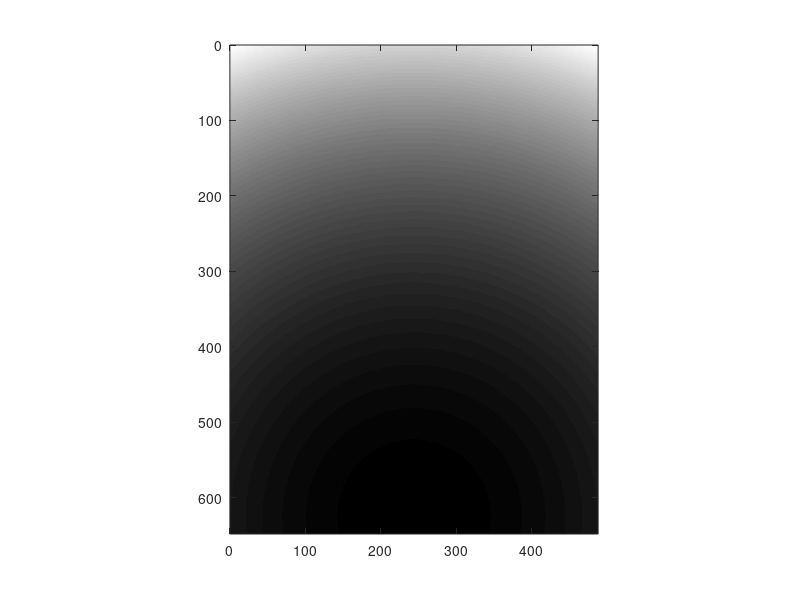

Source code (MATLAB): (Note: this script raises an error after producing the figure.)
clear all

% Data reading & stacking
frame_width=648;
frame_height=488;

X_overlapping=10;
Y_overlapping=10;


frame_width_eff=frame_width-X_overlapping;
frame_height_eff=frame_height-Y_overlapping;


num_of_frame_per_division=16;

normalization_factor=50;

X_mosaic_number=1;
Y_mosaic_number=3;


division_starting_index=1;
total_division_number=4;

frame_starting_index=36;
total_frame_number=25;




division_number=division_starting_index:(division_starting_index+total_division_number-1);
total_FOV_number=X_mosaic_number*Y_mosaic_number;
k=0;

temp_frame_volume=zeros(frame_width,frame_height,total_division_number*num_of_frame_per_division);

stiched_image=zeros(frame_width_eff*X_mosaic_number+X_overlapping,frame_height_eff*Y_mosaic_number+Y_overlapping);

% correction image generation

% correction 1 (edge summation correction)

correction_A=ones(frame_width,frame_height);

% left&right bound

for tt=1:X_overlapping
    correction_A(tt,:)=correction_A(tt,:)*(tt/(X_overlapping+1));
    correction_A(frame_width-tt+1,:)=correction_A(frame_width-tt+1,:)*(tt/(X_overlapping+1));
end
for tt=1:Y_overlapping
    correction_A(:,tt)=correction_A(:,tt)*(tt/(Y_overlapping+1));
    correction_A(:,frame_height-tt+1)=correction_A(:,frame_height-tt+1)*(tt/(Y_overlapping+1));
end

imagesc(correction_A);
colormap('gray');
axis equal
xlim([0 size(correction_A,2)]);
ylim([0 size(correction_A,1)]);

Gaussian_X_width=550;
Gaussian_Y_width=375;
X_offset=300;
Y_offset=0;

correction_B_X=ones(frame_width,frame_height);
correction_B_Y=ones(frame_width,frame_height);

for tt=1:frame_height
    correction_B_X(:,tt)=gaussmf((1:frame_width),[Gaussian_X_width frame_width/2+X_offset]);
end
for tt=1:frame_width
    correction_B_Y(tt,:)=gaussmf((1:frame_height),[Gaussian_X_width frame_height/2+Y_offset]);
end
correction_B=1./(correction_B_X.*correction_B_Y);

correction_image=correction_A.*correction_B;
%correction_image(:)=1;
imagesc(correction_B);
colormap('gray');
axis equal
xlim([0 size(correction_B,2)]);
ylim([0 size(correction_B,1)]);

for N=0:(total_FOV_number-1)
    
    X_FOV_number=rem(N,X_mosaic_number); %0~2
    Y_FOV_number=2-floor(N/X_mosaic_number); %0~2

    
    folder_path=sprintf('D:\\OCT data\\150701\\separate\\10th_3\\2015_0701_10th_%d\\',N+1);
    cd(folder_path);
    mkdir('divide');


    for p=1:length(division_number)
        file_path=[folder_path sprintf('%08d',division_number(p))];
        fin=fopen(file_path);
        A=fread(fin,[frame_width,frame_height*num_of_frame_per_division],'float32','b');
        if fin ==-1
             k=k+1;
             fclose('all');
        else
            for q=1:num_of_frame_per_division
                temp_frame_volume(:,:,q+((p-1))*num_of_frame_per_division)=A(:,(frame_height*(q-1)+1):frame_height*q);
            end
             fclose('all');
        end
    end
    %temp_frame_volume(:)=1;
    averaged_image=mean(temp_frame_volume(:,:,frame_starting_index:(frame_starting_index+total_frame_number-1)),3).*correction_image;
    
    stiched_image(((X_FOV_number)*frame_width_eff+1):((X_FOV_number)*frame_width_eff+frame_width),((Y_FOV_number)*frame_height_eff+1):((Y_FOV_number)*frame_height_eff+frame_height))=stiched_image(((X_FOV_number)*frame_width_eff+1):((X_FOV_number)*frame_width_eff+frame_width),((Y_FOV_number)*frame_height_eff+1):((Y_FOV_number)*frame_height_eff+frame_height))+averaged_image;

    
end

cmin=6;
cmax=20;



imagesc(stiched_image);
colormap('gray');
caxis([cmin cmax]);
axis equal
xlim([0 size(stiched_image,2)]);
ylim([0 size(stiched_image,1)]);

Normailzed_image=(stiched_image-cmin)/(cmax-5);

% Stacking

imwrite(Normailzed_image,[cd,'\divide\','averaged_frame','.png']);




